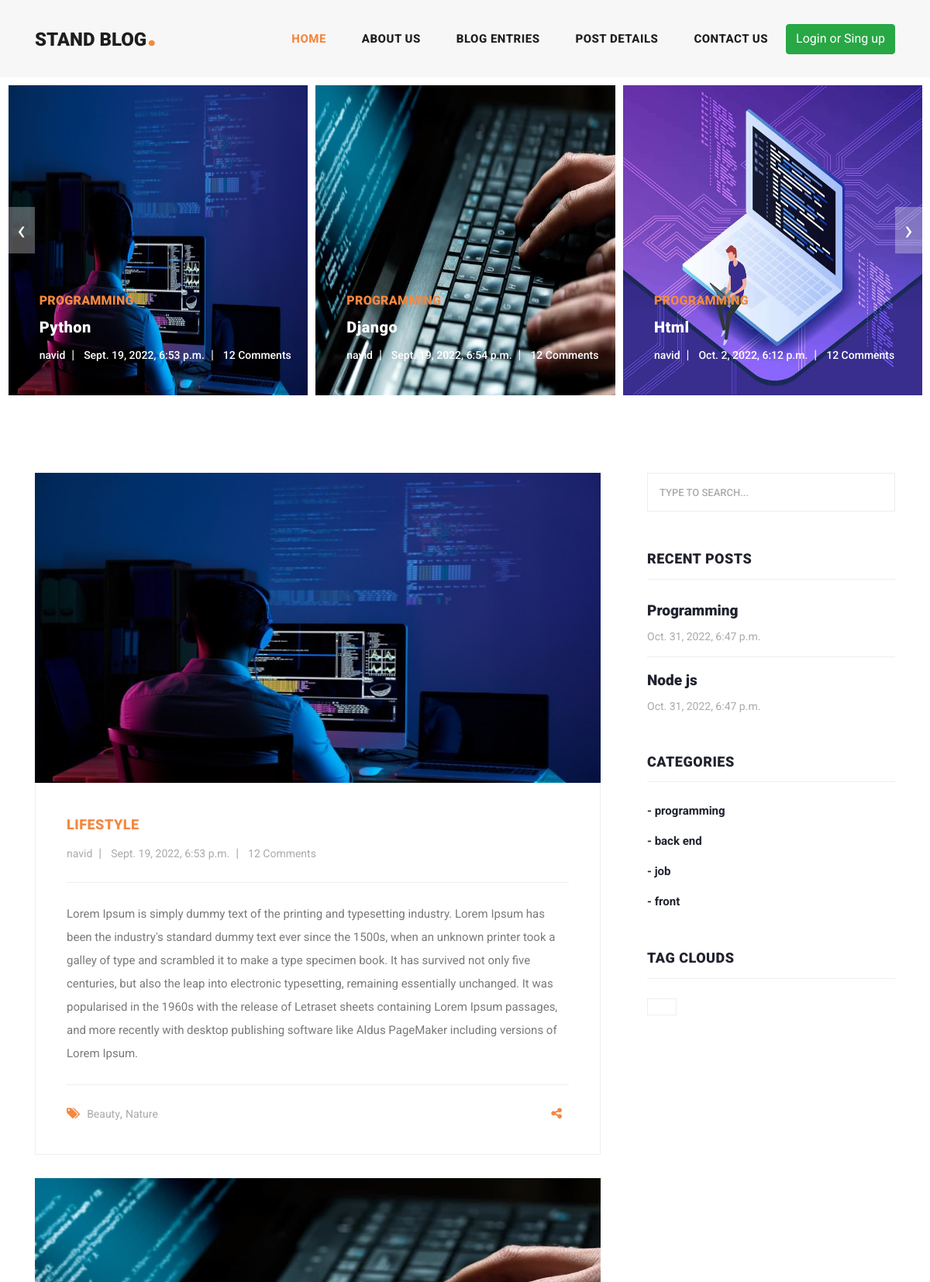
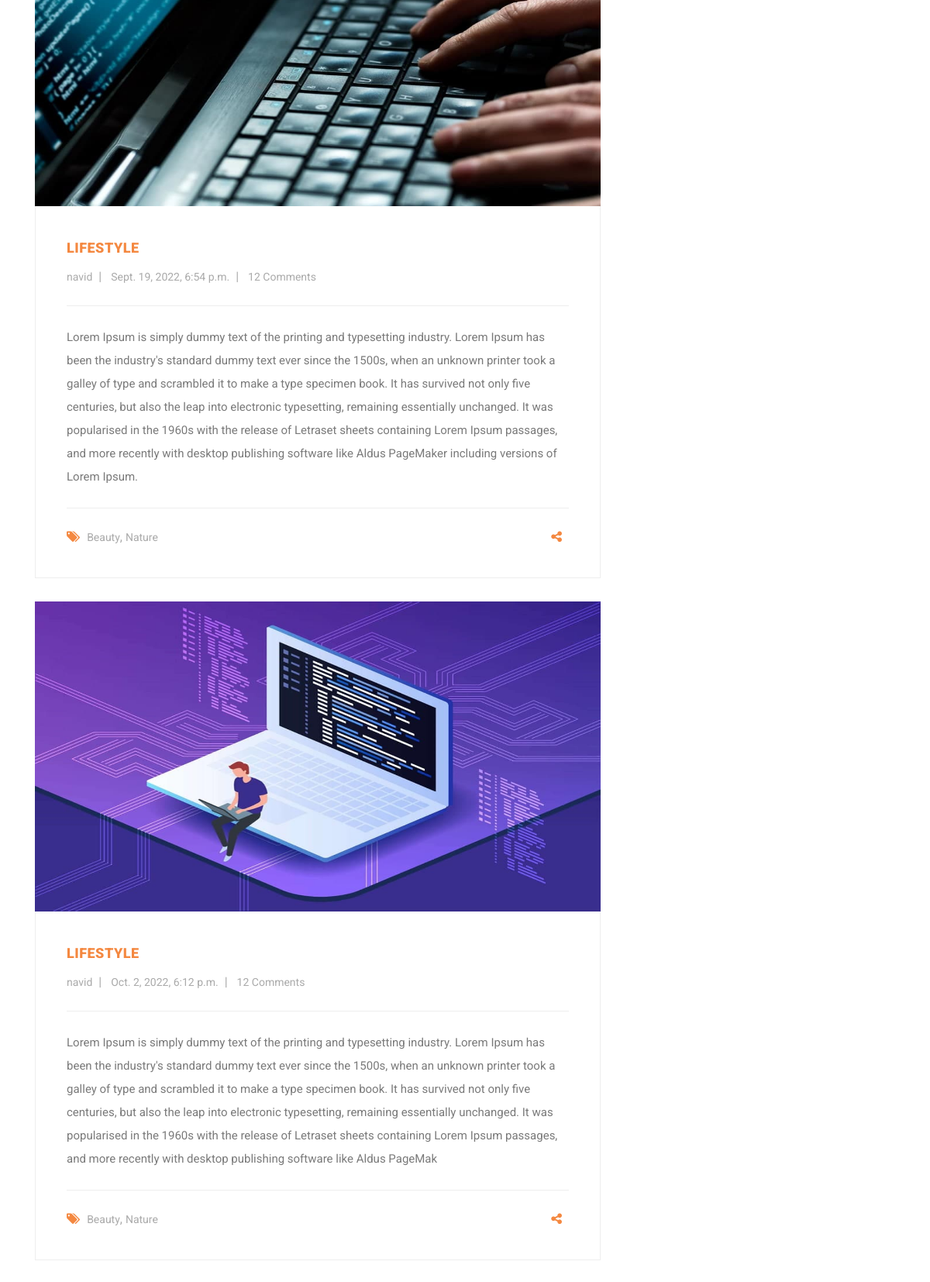
The page / (upper part) on the database its author committed (2 pictures, top to bottom).
### blog/models.py (models this page shows, shortened)
class Article(models.Model):
    author = models.ForeignKey(User, on_delete=models.CASCADE)
    cateqory = models.ManyToManyField(Cateqory, blank=True, related_name="articles")
    title = models.CharField(max_length=90)
    body = models.TextField(blank=True)
    image = models.ImageField(upload_to="image/article")
    created = models.DateTimeField(auto_now_add=True)
    updated = models.DateTimeField(auto_now=True)
    myfile = models.FileField(upload_to="file", null=True, blank=True)
    status = models.BooleanField(null=True, blank=True, default=True)
    slug = models.SlugField(null=True, unique=True, blank=True)
    objects = models.Manager()
    custom_manager = ArticleManager()
    class Meta:
        verbose_name = "post"
    def get_absolute_url(self):
        return reverse("blog:article_detail", kwargs={"slug": self.slug})

class Cateqory(models.Model):
    title = models.CharField(max_length=100)
    created = models.DateTimeField(auto_now_add=True)
    slug = models.SlugField(blank=True)
    def __str__(self) -> str:
        return self.title

### home/views.py (the view)
# urls.py: path("", include("home.urls")),
def home(request):
    articles = Article.custom_manager.all()
    return render(request, "home/index.html", {"article": articles})

### blog/models.py (called while the page is built)
    def get_queryset(self):
        return super().get_queryset().filter(status=True)

### context_processors/context_processors.py (called while the page is built)
def recent_articles(request):
    recent_articles = Article.objects.order_by("-created",)[:2]
    return {"recent_articles": recent_articles}

def cateqouries(request):
    cateqouries = Cateqory.objects.all()
    return {"cateqouries": cateqouries}

### home/templates/home/index.html (shortened to what this page needs)
{% extends "base.html" %}
{% load social_share %}
{% load static %}
{% block content %}
    <div class="main-banner header-text">
      <div class="container-fluid">
        <div class="owl-banner owl-carousel">
          {% for article in article %}
          <div class="item">
            <img width="100px" height="400px" src="{{ article.image.url }}" alt="{{ article.title }}">
            <div class="item-content">
              <div class="main-content">
                <div class="meta-category">
                  <span>{{ article.cateqory.all.0 }}</span>
                </div>
                <a href="{{ article.get_absolute_url }}"><h4>{{ article.title }}</h4></a>
                <ul class="post-info">
                  <li><a href="#">{{ article.author.username }}</a></li>
                  <li><a href="#">{{ article.created }}</a></li>
                  <li><a href="#">12 Comments</a></li>
                </ul>
              </div>
            </div>
          </div>
          {% endfor %}
        </div>
      </div>
    </div>
    <section class="blog-posts">
      <div class="container">
        <div class="row">
          <div class="col-lg-8">
            <div class="all-blog-posts">
              <div class="row">
                {% for article in article %}
                <div class="col-lg-12">
                  <div class="blog-post">
                    <div class="blog-thumb">
                      <img width="400px" height="400px" src="{{ article.image.url }}" alt="">
                    </div>
                    <div class="down-content">
                      <span>Lifestyle</span>
                      <ul class="post-info">
                        <li><a href="#">{{ article.author }}</a></li>
                        <li><a href="#">{{ article.created }}</a></li>
                        <li><a href="#">12 Comments</a></li>
                      </ul>
                        <p>{{ article.body }}</p>
                      <div class="post-options">
                        <div class="row">
                          <div class="col-6">
                            <ul class="post-tags">
                              <li><i class="fa fa-tags"></i></li>
                              <li><a href="#">Beauty</a>,</li>
                              <li><a href="#">Nature</a></li>
                            </ul>
                          </div>
                          <div class="col-6">
                            <ul class="post-share">
                              <li><i class="fa fa-share-alt"></i></li>
                            </ul>
                          </div>
                        </div>
                      </div>
                    </div>
                  </div>
                </div>
                {% endfor %}
              </div>
            </div>
          </div>
            {% include "includes/sidebar.html" %}
        </div>
      </div>
    </section>
{% endblock %}

### templates/includes/sidebar.html
{% load static %}
<div class="col-lg-4">
    <div class="sidebar">
        <div class="row">
            <div class="col-lg-12">
                <div class="sidebar-item search">
                    <form id="search_form" name="gs" method="GET" action="{% url "blog:search_articles" %}">
                        <input type="text" name="search" class="searchText" placeholder="type to search..."
                               autocomplete="on">
                    </form>
                </div>
            </div>
            <div class="col-lg-12">
                <div class="sidebar-item recent-posts">
                    <div class="sidebar-heading">
                        <h2>Recent Posts</h2>
                    </div>
                    <div class="content">
                        <ul>
                            {% for article in recent_articles %}
                                <li><a href="{{ article.get_absolute_url }}">
                                    <h5>{{ article.title }}</h5>
                                    <span>{{ article.created }}</span>
                                </a></li>
                            {% endfor %}
                        </ul>
                    </div>
                </div>
            </div>
            <div class="col-lg-12">
                <div class="sidebar-item categories">
                    <div class="sidebar-heading">
                        <h2>Categories</h2>
                    </div>
                    <div class="content">
                        <ul>
                            {% for cat in cateqouries %}
                            <li><a href="{{  cat.get_absollut_url }}">- {{ cat.title }}</a></li>
                            {% endfor %}
                        </ul>
                    </div>
                </div>
            </div>
            <div class="col-lg-12">
                <div class="sidebar-item tags">
                    <div class="sidebar-heading">
                        <h2>Tag Clouds</h2>
                    </div>
                    <div class="content">
                        <ul>
                            <li><a href="#">{{ name }}</a></li>
                        </ul>
                    </div>
                </div>
            </div>
        </div>
    </div>
</div>

### rows shown on the page
Article: image (picture), cateqory.all.0 "PROGRAMMING", title "Python", author.username "navid", created "Sept. 19, 2022, 6:53 p.m.", author "navid", body "Lorem Ipsum is simply dummy text of the printing and typesetting industry. Lorem Ipsum has been the industry's standard dummy text ever since the 1500s, when an unknown printer took a galley of type and scrambled it to make a type specimen book. It has survived not only five centuries, but also the leap into electronic typesetting, remaining essentially unchanged. It was popularised in the 1960s with the release of Letraset sheets containing Lorem Ipsum passages, and more recently with desktop publishing software like Aldus PageMaker including versions of Lorem Ipsum."
Article: image (picture), cateqory.all.0 "PROGRAMMING", title "Django", author.username "navid", created "Sept. 19, 2022, 6:54 p.m.", author "navid", body "Lorem Ipsum is simply dummy text of the printing and typesetting industry. Lorem Ipsum has been the industry's standard dummy text ever since the 1500s, when an unknown printer took a galley of type and scrambled it to make a type specimen book. It has survived not only five centuries, but also the leap into electronic typesetting, remaining essentially unchanged. It was popularised in the 1960s with the release of Letraset sheets containing Lorem Ipsum passages, and more recently with desktop publishing software like Aldus PageMaker including versions of Lorem Ipsum."
Article: image (picture), cateqory.all.0 "PROGRAMMING", title "Html", author.username "navid", created "Oct. 2, 2022, 6:12 p.m.", author "navid", body "Lorem Ipsum is simply dummy text of the printing and typesetting industry. Lorem Ipsum has been the industry's standard dummy text ever since the 1500s, when an unknown printer took a galley of type and scrambled it to make a type specimen book. It has survived not only five centuries, but also the leap into electronic typesetting, remaining essentially unchanged. It was popularised in the 1960s with the release of Letraset sheets containing Lorem Ipsum passages, and more recently with desktop publishing software like Aldus PageMak"
Article: title "Programming", created "Oct. 31, 2022, 6:47 p.m."
Article: title "Node js", created "Oct. 31, 2022, 6:47 p.m."
Cateqory: title "programming"
Cateqory: title "back end"
Cateqory: title "job"
Cateqory: title "front"
